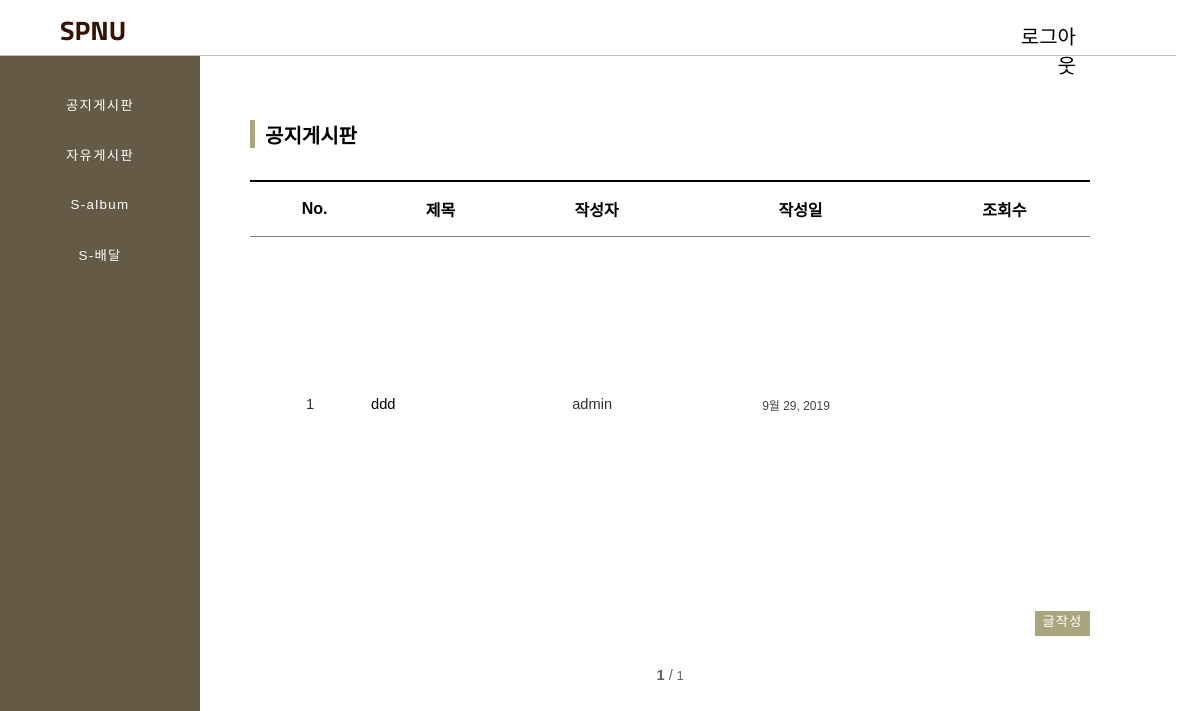
The app's page /notice/ (signed in), older data.
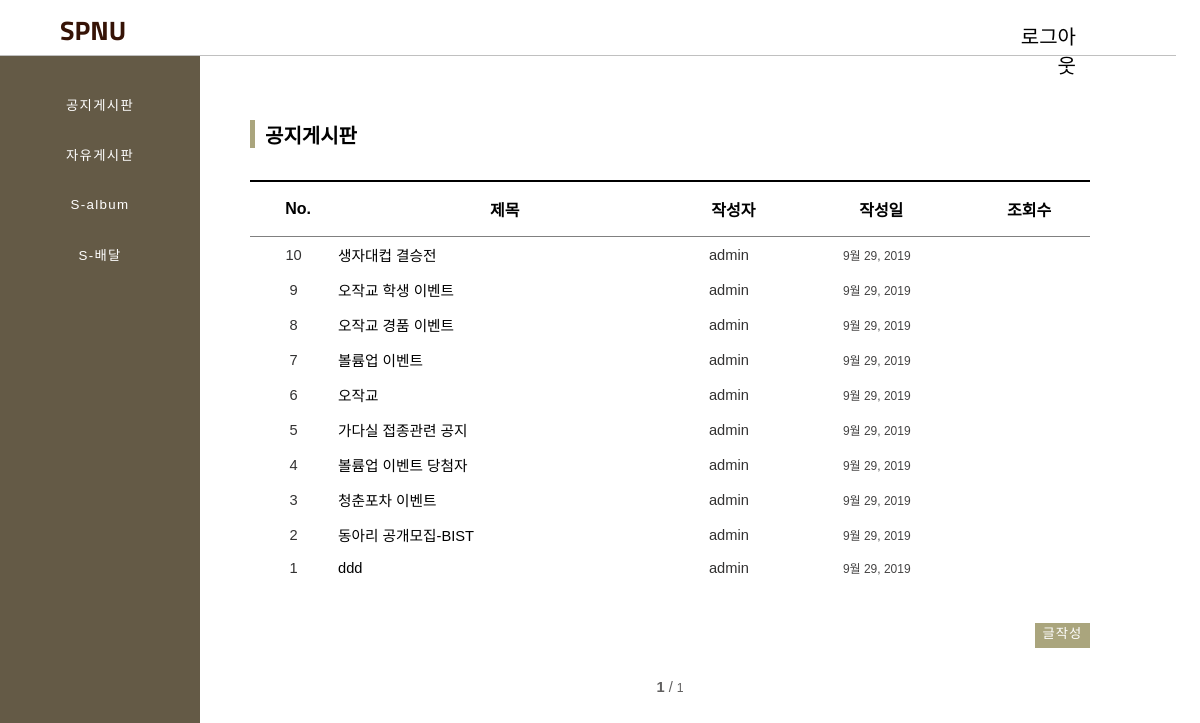
The same page, newer data.
### board/models.py (models this page shows, shortened)
class NoticeBoard(models.Model, HitCountMixin):
    title = models.CharField(max_length=100)
    author = models.ForeignKey(settings.AUTH_USER_MODEL, default=1,on_delete=models.CASCADE) # 유저 지워지면 다 지워지게
    text = RichTextUploadingField()
    created_date = models.DateField(auto_now_add=True)
    hits =  models.PositiveIntegerField(default = 0) #사용자 계산용(실제 렌더링 수)
    hitcount = GenericRelation(HitCount, object_id_field='object_pk',related_query_name='hit_count_generic_relation') # 실제 조회수

### board/views.py (the view)
# urls.py: path('notice/', notice , name='notice'),
def notice(request):
    notice = NoticeBoard.objects.all().order_by('-id')
    paginator = Paginator(notice , 10) #10페이지씩 자르기
    page = request.GET.get('page')
    posts = paginator.get_page(page) #request된 페이지를 담는다
    return render(request, 'notice.html' , {'notices' : notice , 'notice_posts' : posts})

### board/templates/notice.html (shortened to what this page needs)
{% extends 'base.html' %}
{% block contents %}
{% load staticfiles %}
{% load hitcount_tags %}
<div class="PageName">공지게시판</div>
<div class="board-content">
    <table>
        <thead>
        <tr>
            <th>No.</th>
            <th>제목</th>
            <th>작성자</th>
            <th>작성일</th>
            <th>조회수</th>
        </tr>
        </thead>
        {% for notice in notice_posts %}
        <tbody>
        <tr>
            <td class="table-number">{{notice.id}}</td>
            <td class="table-title"><a href="{%url 'notice_detail' notice.id%}">{{notice.title|safe}}</a></td>
            <td class="table-author">{{notice.author}}</td>
            <td class="table-date">{{notice.created_date}}</td>
            <td class="table-hits">{% get_hit_count for notice %}</td>
        </tr>
        </tbody>
        {% endfor %}
    </table>
        {%if user.is_authenticated and user.is_staff %}
        <div class="TextPlusBtn">
        <a href="{% url 'notice_post'%}">글작성
        </a>
        </div>
        {% endif %}
    <div class="Pagenation">
        <br>
        <b>{{notice_posts.number}}</b>
        <span>/</span>
        <small>{{notice_posts.paginator.num_pages}}</small>
    </div>
</div>
{% endblock contents %}

Row changes from the older to the newer data that the page shows:
added NoticeBoard: id "10", title "생자대컵 결승전", author "admin", created_date "9월 29, 2019"
added NoticeBoard: id "9", title "오작교 학생 이벤트", author "admin", created_date "9월 29, 2019"
added NoticeBoard: id "8", title "오작교 경품 이벤트", author "admin", created_date "9월 29, 2019"
added NoticeBoard: id "7", title "볼륨업 이벤트", author "admin", created_date "9월 29, 2019"
added NoticeBoard: id "6", title "오작교", author "admin", created_date "9월 29, 2019"
added NoticeBoard: id "5", title "가다실 접종관련 공지", author "admin", created_date "9월 29, 2019"
added NoticeBoard: id "4", title "볼륨업 이벤트 당첨자", author "admin", created_date "9월 29, 2019"
added NoticeBoard: id "3", title "청춘포차 이벤트", author "admin", created_date "9월 29, 2019"
added NoticeBoard: id "2", title "동아리 공개모집-BIST", author "admin", created_date "9월 29, 2019"
